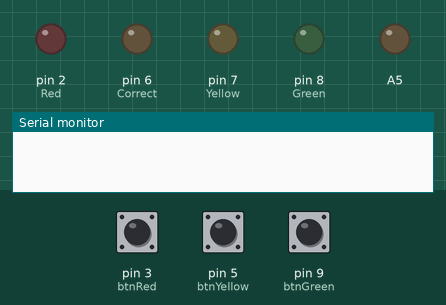
Simulated run of this sketch. Board: Arduino Uno, built with avr-gcc and run on an emulated ATmega328P. On the bench: output pins drawn as LEDs (lit = HIGH), the last lines printed to the serial monitor. Dashed ring = blinking. The test bench sets the inputs (shaded band); at power-on: pin 5 (btnYellow) HIGH, pin 3 (btnRed) HIGH, pin 9 (btnGreen) HIGH. Random numbers use the default seed unless the sketch sets one.

Above: at 1.2 s.
1.3 s: pin 5 (btnYellow) pulled LOW for 0.15 s
At 2.23 s:
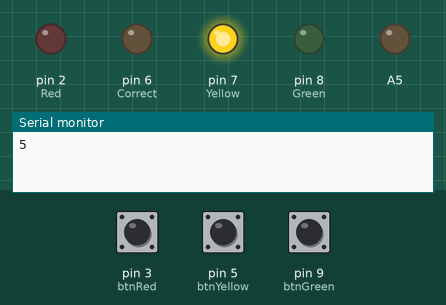
At 3.7 s:
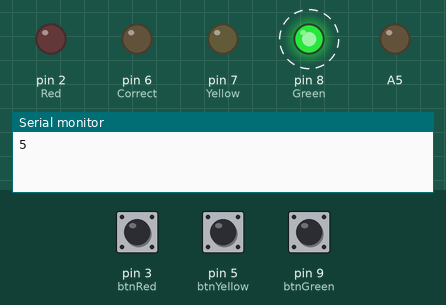
4.4 s: pin 3 (btnRed) pulled LOW for 0.15 s
At 8.1 s:
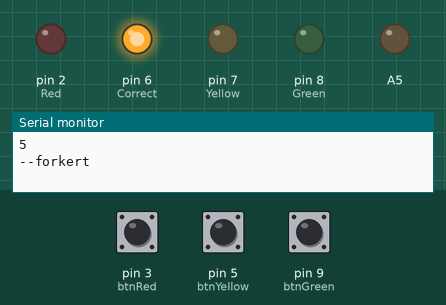
Timing chart, 0 to 9.9 s (numbered marks = the images above; inputs shaded):
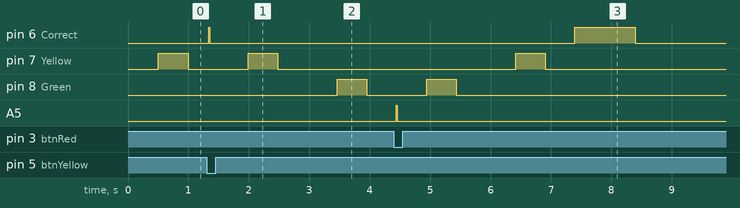

The sketch:

Mind_rember_game_BAK.ino
```cpp
#include <FlexiTimer2.h>
#include <TrueRandom.h> // libary from https://code.google.com/p/tinkerit/wiki/TrueRandom

// Author: Tor Soya
// Started: 25/02/2015
//
// Project mind rember training with score
//   each round the 5 lights goes on
//   Press buttons belonging to the lights and the next cucle starts
//   after each succefull round the speed incereses.
//   user keep doing this until it faills
//   the user has 10sec to press in the right sequence of Led's, and the array + Tryk will reset and give a new Array
//   a score will be keept in EEprom for futhere feuters
//   !!Bonus!! Web page to show high score and currunt score
// ============ LED's =====================
const int Red        = 2; // Red Led
const int Yellow     = 7; // Yellow Led
const int Green      = 8; // Green Led
const int Correct    = 6; // Correct Led
// =========== Buttons ===================
const int btnRed     = 3;  // Red LED
const int btnYellow  = 5 ; // Yellow LED
const int btnGreen   = 9 ; // Green LED
int btnRedState      = 0;  // start state of btnRed
int btnYellowState   = 0;  // start state of btnYellow
int btnGreenState    = 0;  // start state of btnGreen
int btnState         = 0;
// ================================================
const int MAXcnt     = 5;   // antal gange at der skal være stabilt input fra switch
int LedTimesOn       = 5;   // number of High Times for the LEDs
int LedOnTime        = 500; // Time for how long the Led's are on
int faill            = 0;   // if wrong combination of button is pressed changing to 1
// ===============================
int whatLeds[5]; // declaration of array that the user has to rember
// ========== Counters ==============
int x = 0;
int currentScore = 0;
static int Tryk = 1; //
// ================================
boolean slut = false;

void setup() {
  Serial.begin(115200);
  pinMode(Red, OUTPUT);
  pinMode(Yellow, OUTPUT);
  pinMode(Green, OUTPUT);
  pinMode(Correct, OUTPUT);
  pinMode(A5, OUTPUT);
  pinMode(btnRed, INPUT_PULLUP);
  pinMode(btnYellow, INPUT_PULLUP);
  pinMode(btnGreen, INPUT_PULLUP);
  FlexiTimer2::set(10, keyRead); // 500ms period
  FlexiTimer2::start();
}

void loop() {
    int i = 0;
    x = 0;
    if (true == slut) {
      Serial.println(" Again ????");
      while (1){} ;
      }
      while (i < LedTimesOn) {
        int randPin = TrueRandom.random(1, 4);
       /*Serial.print("number to be placed in array at");
        Serial.print(i);
        Serial.print(": ");
        Serial.println(randPin);*/
        delay(LedOnTime);
        switch (randPin) {
          case 1: // Red
            digitalWrite(Red, HIGH);
            delay(LedOnTime);
            break;
          case 2: // Yellow
            digitalWrite(Yellow, HIGH);
            delay(LedOnTime);
            break;
          case 3: // Green
            digitalWrite(Green, HIGH);
            delay(LedOnTime);
            break;
        } // end of switch
        whatLeds[i] = randPin;
        i++;
        digitalWrite(Red, LOW);
        digitalWrite(Yellow, LOW);
        digitalWrite(Green, LOW);
          delay(LedOnTime);
      }// end of while
       digitalWrite(Correct, HIGH);
       delay(1000);
       digitalWrite(Correct, LOW);
       delay(10000);
         Serial.println("Ny runde");
         Tryk = 1; // zeroing the Tryk counter
    /* for(int x = 0; x < 5; x++){
        Serial.print("number there comes out of array at");
        Serial.print(x);
        Serial.print(": ");
        Serial.println(whatLeds[x]);
      }// end og check for loop */
       if (slut) {
          Serial.println("");
          Serial.print("Din score blev: ");
          Serial.println(currentScore);
     }
     // Serial.println("faerdig.... igen !  ");
} // end of loop
void knapok(int knap, char * torsnavn)
{
  if(Tryk <= 5) {
    if (whatLeds[x] == knap){ // hvis korrekt knap er trykke
    char tekst[] = "korrekt";
/*    Serial.print("antal tryk ");
    Serial.println(Tryk);
    Serial.println(tekst);*/
    LedOnTime = LedOnTime - 10;
    currentScore = currentScore+5;
    Serial.println(currentScore);
    digitalWrite(Correct, HIGH);
    delay(3000);
    digitalWrite(Correct, LOW);
    }
    else{ // hvis forkert
      digitalWrite(A5, HIGH);
      delay(3000);
      digitalWrite(A5, LOW);
      Tryk = 5;
      Serial.println("--forkert");
     /* Serial.print("antal tryk ");
      Serial.println(Tryk);*/
      slut = true;
    }
    Tryk++;
  }
}

// ====== Read BTNS ======
void keyRead(){
  static int cnt = 0;
  static boolean keyPres = false;
  if (!digitalRead(btnRed)){ // her er key trykket ned
    if (cnt < MAXcnt){ // her er knappen holdt nede
      cnt++; // vi er ved at tælle op
      if (cnt >= MAXcnt){
        if (!keyPres){
          knapok(1, "HLP");// kalder Knapok function
           ++x;
           if (sizeof( whatLeds)<= x) { x=0;};
          keyPres = true;
        }
      }
    }
  }else if (!digitalRead(btnYellow)){ // her er key trykket ned
    if (cnt < MAXcnt){ // her er knappen holdt nede
      cnt++; // vi er ved at tælle op
      if (cnt == MAXcnt){
        if (!keyPres){
          knapok(2, "kage");// kalder Knapok function
           ++x;
           if (sizeof( whatLeds)<= x) { x=0;};
          keyPres = true;
        }
      }
    }
  }else if (!digitalRead(btnGreen)){ // her er key trykket ned
    if (cnt < MAXcnt){ // her er knappen holdt nede
      cnt++; // vi er ved at tælle op
      if (cnt == MAXcnt){
        if (!keyPres){
          knapok(3, "Soya"); // kalder Knapok function
           ++x;
           if (sizeof( whatLeds)<= x) { x=0;};
          keyPres = true;
        }
      }
    }
  } else {
    if (keyPres){ // her er tasen sluppet og vi har sendt en key til main og vi er ved at tælle ned
      cnt--;
      if (cnt == 0){
        keyPres = false;
      }
    } else {
      cnt = 0;
    }
  }
}
```

Measured:
- after the input at 1.3 s, pin 6 (Correct): LOW → HIGH at once, → LOW 0.02 s later
- after the input at 4.4 s, A5: LOW → HIGH at once, → LOW 0.02 s later
